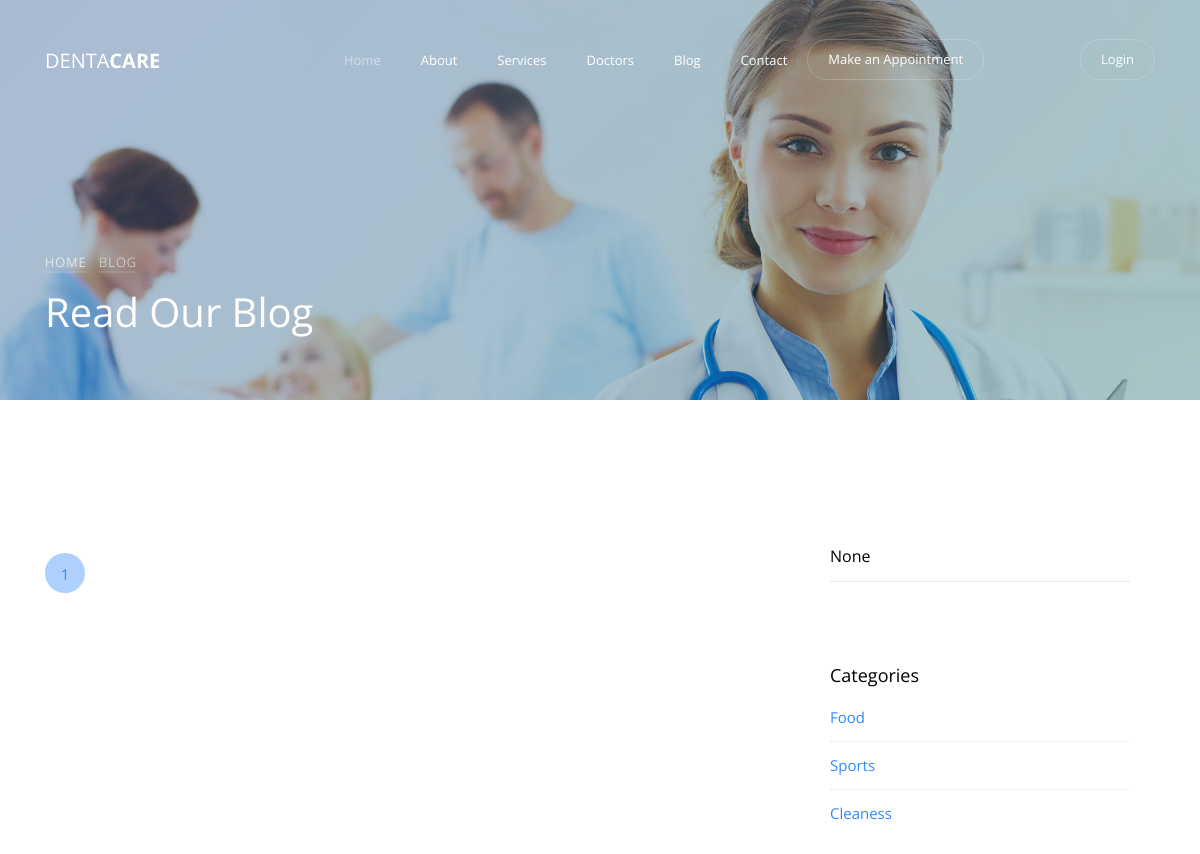
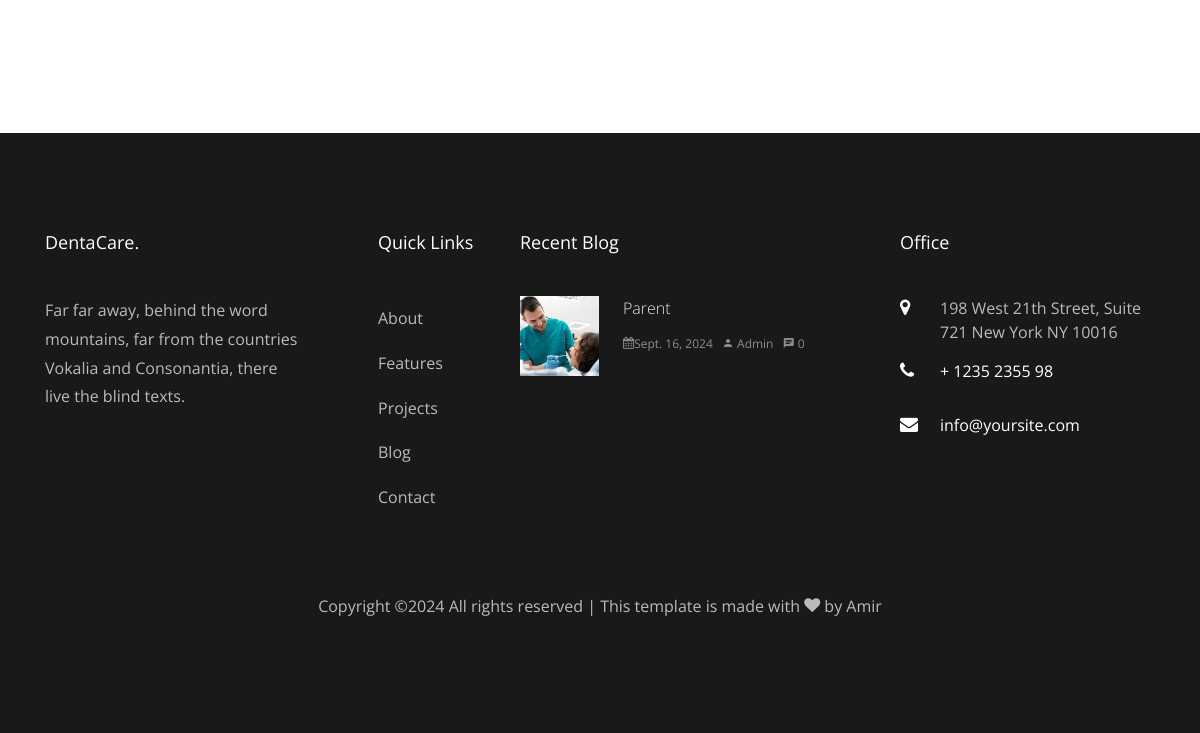
The app's page /blog/?category=Food, older data (2 pictures, top to bottom).
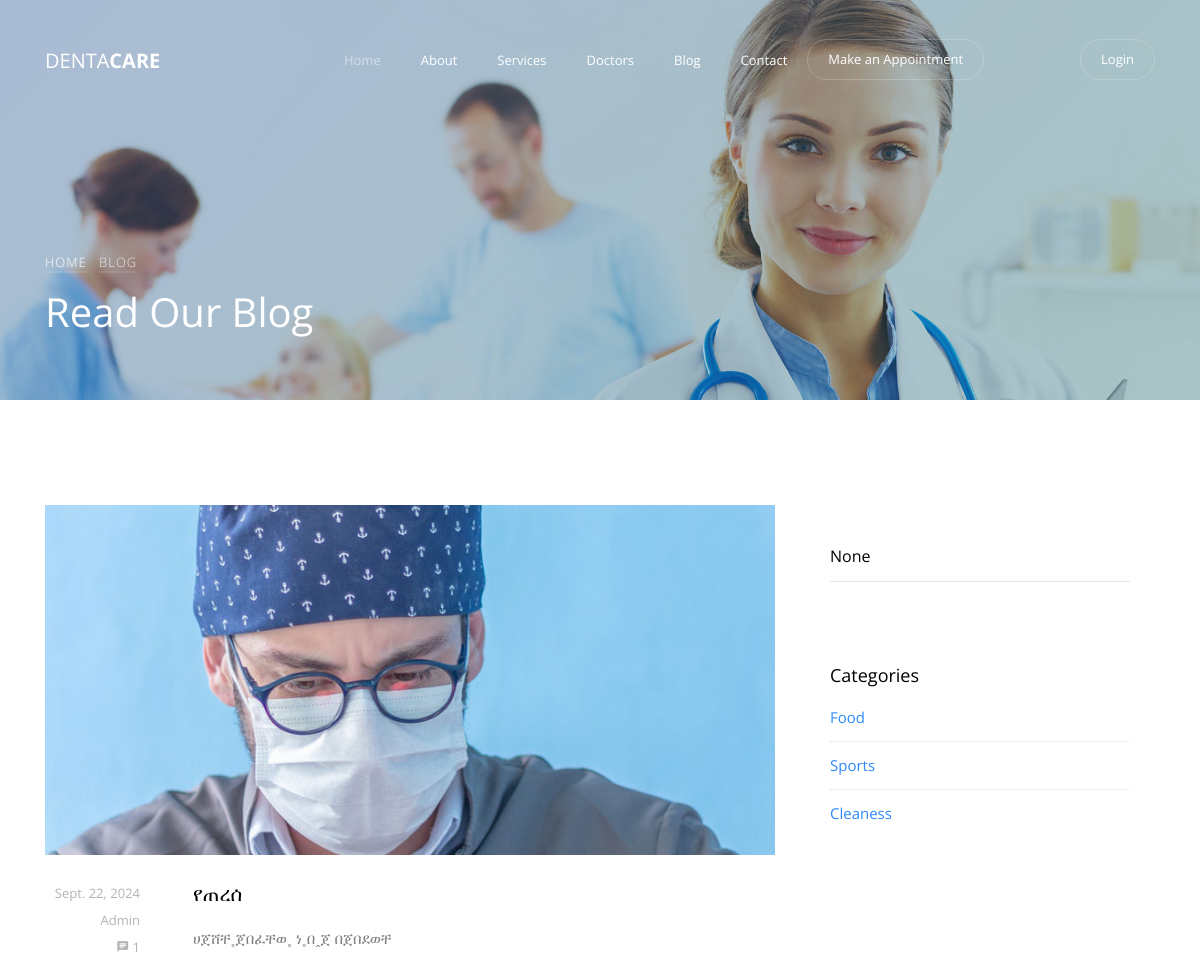
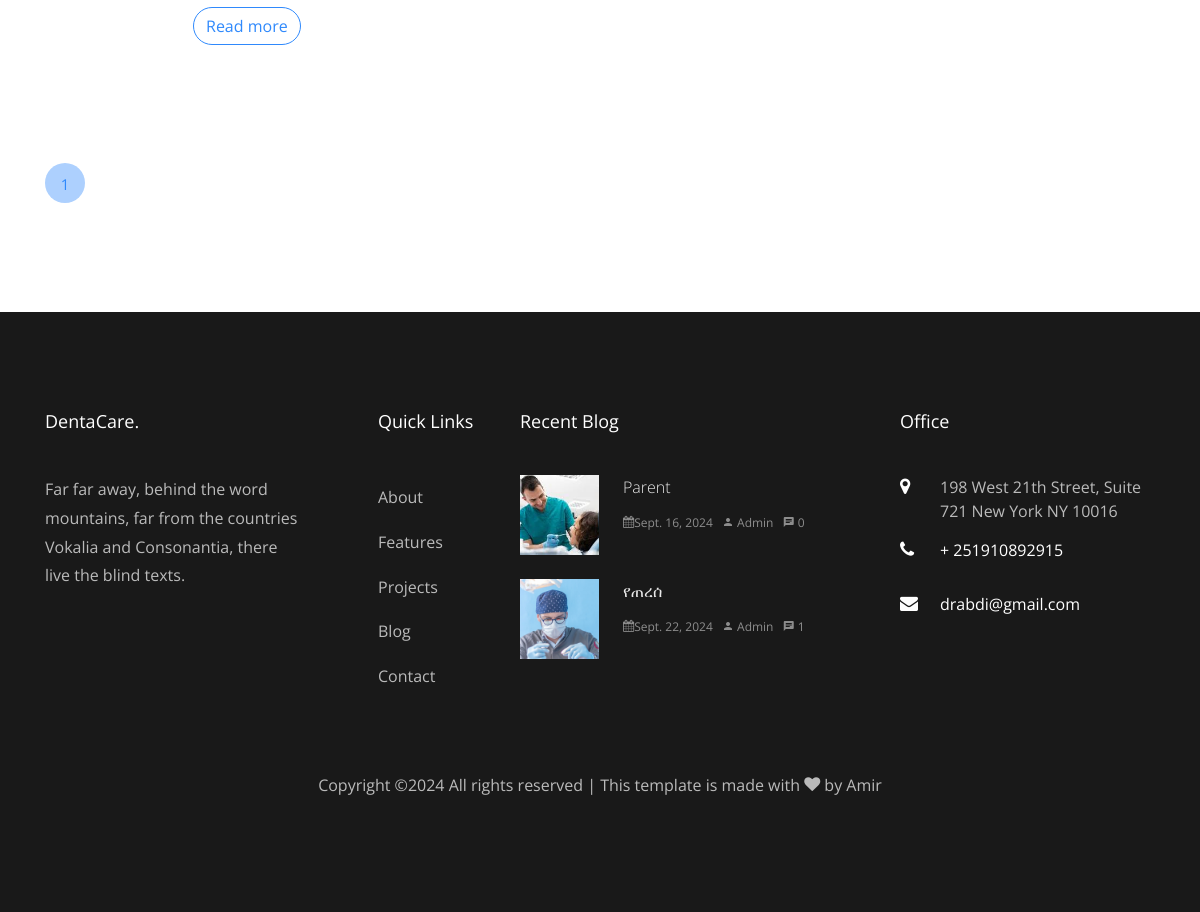
The same page, newer data (2 pictures, top to bottom).
### menan/models.py (models this page shows, shortened)
class Slider(models.Model):
    image = models.ImageField(upload_to='pics')
    title = models.CharField(max_length=255)
    desc = models.TextField()

class Category(models.Model):
    name = models.CharField(max_length=100)

class Contact(models.Model):
    address = models.CharField(max_length=255)
    phone = models.CharField(max_length=20)
    email = models.EmailField()
    website = models.URLField()

### blog/models.py (models this page shows, shortened)
class Blogs(models.Model):
    image = models.ImageField(upload_to='pics')
    title = models.CharField(max_length=255)
    desc = models.TextField()
    author = models.CharField(max_length=100, default='Admin')
    created_at = models.DateField(auto_now_add=True)
    comments_count = models.IntegerField(default=0)
    category = models.ForeignKey(Category, on_delete=models.CASCADE)
    link = models.URLField(blank=True, null=True)

### blog/views.py (the view)
# urls.py: path('', views.blog, name='blog'),
def blog(request):
    slider = Slider.objects.all()
    sliders = slider[:1]
    query = request.GET.get('q')
    category = request.GET.get('category')
    blogs = Blogs.objects.all()
    contacts = Contact.objects.all()
    blg = Blogs.objects.all()
    blgs = blg[:2]
    if query:
        blogs = blogs.filter(
            Q(title__icontains=query) |
            Q(desc__icontains=query)
        )
    if category:
        blogs = blogs.filter(category__name=category)
    paginator = Paginator(blogs, 4)  # Show 4 blogs per page
    page_number = request.GET.get('page')
    page_obj = paginator.get_page(page_number)
    categories = Category.objects.all()
    res = {
        'sliders':sliders,
        'blogs': blogs,
        'page_obj': page_obj,
        'query': query,
        'category': category,
        'categories': categories,
        'contacts': contacts,
        'blgs':blgs,
    }
    return render(request, 'blog.html', res)

### menan/templates/blog.html (shortened to what this page needs)
{% extends "base.html" %}
{% load static %}
{% block content %}
<section class="home-slider owl-carousel">
    {%for slider in sliders%}
    <div class="slider-item bread-item" style="background-image: url({{slider.image.url}});" data-stellar-background-ratio="0.5">
        <div class="overlay"></div>
        <div class="container" data-scrollax-parent="true">
            <div class="row slider-text align-items-end">
                <div class="col-md-7 col-sm-12 ftco-animate mb-5">
                    <p class="breadcrumbs" data-scrollax=" properties: { translateY: '70%', opacity: 1.6}"><span class="mr-2"><a href="{% url 'home' %}">Home</a></span> <span>Blog</span></p>
                    <h1 class="mb-3" data-scrollax=" properties: { translateY: '70%', opacity: .9}">Read Our Blog</h1>
                </div>
            </div>
        </div>
    </div>
    {%endfor%}
</section>
<section class="ftco-section">
    <div class="container">
        <div class="row">
            <div class="col-md-8">
                <div class="row">
                    {% for blog in page_obj %}
                    <div class="col-md-12 ftco-animate">
                        <div class="blog-entry">
                            <a href="{{blog.link}}" class="block-20" style="background-image: url({{ blog.image.url }});"></a>
                            <div class="text d-flex py-4">
                                <div class="meta mb-3">
                                    <div><a href="#">{{ blog.created_at }}</a></div>
                                    <div><a href="#">{{ blog.author }}</a></div>
                                    <div><a href="#" class="meta-chat"><span class="icon-chat"></span> {{ blog.comments_count }}</a></div>
                                </div>
                                <div class="desc pl-sm-3 pl-md-5">
                                    <h3 class="heading"><a href="{{blog.link}}">{{ blog.title }}</a></h3>
                                    <p>{{ blog.desc }}</p>
                                    <p><a href="{{blog.link}}" class="btn btn-primary btn-outline-primary">Read more</a></p>
                                </div>
                            </div>
                        </div>
                    </div>
                    {% endfor %}
                </div>
                <div class="row mt-5">
                    <div class="col">
                        <div class="block-27">
                            <ul>
                                {% for num in page_obj.paginator.page_range %}
                                    {% if page_obj.number == num %}
                                        <li class="active"><span>{{ num }}</span></li>
                                    {% else %}
                                        <li><a href="?page={{ num }}{% if params %}&{{ params }}{% endif %}">{{ num }}</a></li>
                                    {% endif %}
                                {% endfor %}
                            </ul>
                        </div>
                    </div>
                </div>
            </div>
            <div class="col-md-4 sidebar ftco-animate">
                <div class="sidebar-box">
                    <form action="{% url 'blog:blog' %}" method="get" class="search-form">
                        <div class="form-group">
                            <input type="text" class="form-control" placeholder="Type a keyword and hit enter" name="q" value="{{ query }}">
                        </div>
                    </form>
                </div>
                <div class="sidebar-box ftco-animate">
                    <div class="categories">
                        <h3>Categories</h3>
                        {% for cat in categories %}
                            <li><a href="?category={{ cat.name }}{% if query %}&q={{ query }}{% endif %}">{{ cat.name }}</a></li>
                        {% endfor %}
                    </div>
                </div>
            </div>
        </div>
    </div>
</section>
{% endblock %}

### menan/templates/base.html (shortened to what this page needs)
{% load static%}
{% static "menanapp/images" as baseUrl %}
<!DOCTYPE html>
<html lang="en">
  <head>
    <link rel="stylesheet" href="{% static 'menanapp/css/open-iconic-bootstrap.min.css' %}">
    <link rel="stylesheet" href="{% static 'menanapp/css/animate.css' %}">
    <link rel="stylesheet" href="{% static 'menanapp/css/owl.carousel.min.css' %}">
    <link rel="stylesheet" href="{% static 'menanapp/css/owl.theme.default.min.css' %}">
    <link rel="stylesheet" href="{% static 'menanapp/css/magnific-popup.css' %}">
    <link rel="stylesheet" href="{% static 'menanapp/css/aos.css' %}">
    <link rel="stylesheet" href="{% static 'menanapp/css/ionicons.min.css' %}">
    <link rel="stylesheet" href="{% static 'menanapp/css/bootstrap-datepicker.css' %}">
    <link rel="stylesheet" href="{% static 'menanapp/css/jquery.timepicker.css' %}">
    <link rel="stylesheet" href="{% static 'menanapp/css/flaticon.css' %}">
    <link rel="stylesheet" href="{% static 'menanapp/css/icomoon.css' %}">
    <link rel="stylesheet" href="{% static 'menanapp/css/style.css' %}">
  </head>
  <body>
        <nav class="navbar navbar-expand-lg navbar-dark ftco_navbar bg-dark ftco-navbar-light" id="ftco-navbar">
            <div class="container">
            <a class="navbar-brand" href="{% url 'home' %}">Denta<span>Care</span></a>
            <div class="collapse navbar-collapse" id="ftco-nav">
                <ul class="navbar-nav ml-auto">
                    <li class="nav-item active"><a href="{% url 'home' %}" class="nav-link">Home</a></li>
                    <li class="nav-item"><a href="{% url 'about' %}" class="nav-link">About</a></li>
                    <li class="nav-item"><a href="{% url 'services' %}" class="nav-link">Services</a></li>
                    <li class="nav-item"><a href="{% url 'doctor:doctors' %}" class="nav-link">Doctors</a></li>
                    <li class="nav-item"><a href="{% url 'blog:blog' %}" class="nav-link">Blog</a></li>
                    <li class="nav-item"><a href="{% url 'contact' %}" class="nav-link">Contact</a></li>
                    <li class="nav-item cta"><a href="{% url 'contact' %}" class="nav-link mr-5" data-toggle="modal" data-target="#modalRequest"><span>Make an Appointment</span></a></li>
                    {% if user.is_authenticated %}
                        {% if user.is_superuser %}
                            <li class="nav-item cta ml-5"><a href="{% url 'admin:index' %}" class="nav-link"><span>Admin</span></a></li>
                        {% endif %}
                        <li class="nav-item cta ml-3"><a href="{% url 'logout' %}" class="nav-link"><span>Logout</span></a></li>
                    {% else %}
                        <li class="nav-item cta ml-5"><a href="{% url 'login' %}" class="nav-link"><span>Login</span></a></li>
                    {% endif %}
                </ul>
            </div>
            </div>
        </nav>
        {% block content %}
        {% endblock %}
        <footer class="ftco-footer ftco-bg-dark ftco-section">
            <div class="container">
            <div class="row mb-5">
                <div class="col-md-3">
                <div class="ftco-footer-widget mb-4">
                    <h2 class="ftco-heading-2">DentaCare.</h2>
                    <p>Far far away, behind the word mountains, far from the countries Vokalia and Consonantia, there live the blind texts.</p>
                </div>
                <ul class="ftco-footer-social list-unstyled float-md-left float-lft ">
                </ul>
                </div>
                <div class="col-md-2">
                    <div class="ftco-footer-widget mb-4 ml-md-5">
                        <h2 class="ftco-heading-2">Quick Links</h2>
                        <ul class="list-unstyled">
                        <li><a href="#" class="py-2 d-block">About</a></li>
                        <li><a href="#" class="py-2 d-block">Features</a></li>
                        <li><a href="#" class="py-2 d-block">Projects</a></li>
                        <li><a href="#" class="py-2 d-block">Blog</a></li>
                        <li><a href="#" class="py-2 d-block">Contact</a></li>
                        </ul>
                    </div>
                </div>
                <div class="col-md-4 pr-md-4">
                <div class="ftco-footer-widget mb-4">
                    <h2 class="ftco-heading-2">Recent Blog</h2>
                    {% for blg in blgs%}
                    <div class="block-21 mb-4 d-flex">
                        <a class="blog-img mr-4" style="background-image: url({{blg.image.url}});"></a>
                        <div class="text">
                            <h3 class="heading"><a href={% url 'blog:blog' %}>{{blg.title}}</a></h3>
                            <div class="meta">
                            <div><a href={% url 'blog:blog' %}><span class="icon-calendar"></span>{{blg.created_at}}</a></div>
                            <div><a href={% url 'blog:blog' %}><span class="icon-person"></span> {{blg.author}}</a></div>
                            <div><a href={% url 'blog:blog' %}><span class="icon-chat"></span> {{blg.comments_count}}</a></div>
                            </div>
                        </div>
                    </div>
                    {%endfor%}
                </div>
                </div>
                <div class="col-md-3">
                    <div class="ftco-footer-widget mb-4">
                        <h2 class="ftco-heading-2">Office</h2>
                        {%for cont in contacts%}
                        <div class="block-23 mb-3">
                            <ul>
                            <li><span class="icon icon-map-marker"></span><span class="text">{{cont.address}}</span></li>
                            <li><a href="#"><span class="icon icon-phone"></span><span class="text">{{cont.phone}}</span></a></li>
                            <li><a href="#"><span class="icon icon-envelope"></span><span class="text">{{cont.email}}</span></a></li>
                            </ul>
                        </div>
                        {%endfor%}
                    </div>
                </div>
            </div>
            <div class="row">
                <div class="col-md-12 text-center">
                <p>
        Copyright &copy;<script>document.write(new Date().getFullYear());</script> All rights reserved | This template is made with <i class="icon-heart" aria-hidden="true"></i> by <a href="https://colorlib.com" target="_blank">Amir</a>
        </p>
                </div>
            </div>
            </div>
        </footer>
    </body>
  </html>

### static/menanapp/css/icomoon.css (style rules this page uses)
[class^="icon-"], [class*=" icon-"] { font-family: 'icomoon' !important; speak: none; font-style: normal; font-weight: normal; font-variant: normal; text-transform: none; line-height: 1; -webkit-font-smoothing: antialiased; -moz-osx-font-smoothing: grayscale; }
.icon-heart:before { content: "\f004"; }
.icon-map-marker:before { content: "\f041"; }
.icon-calendar:before { content: "\f073"; }
.icon-phone:before { content: "\f095"; }
.icon-envelope:before { content: "\f0e0"; }
.icon-chat:before { content: "\e0b7"; }
.icon-person:before { content: "\e7fd"; }

Row changes from the older to the newer data that the page shows:
added Blogs: image (picture), created_at "Sept. 22, 2024", author "Admin", comments_count "1", title "የጠረሰ", desc "ሀጀሸቸ˳ጀበፈቸወ˳ ነ˳በꞈጀ በጀበደወቸ"
changed Contact "198 West 21th Street, Suite 721 New York NY 10016": phone "+ 1235 2355 98" → "+ 251910892915"; email "info@yoursite.com" → "drabdi@gmail.com"
